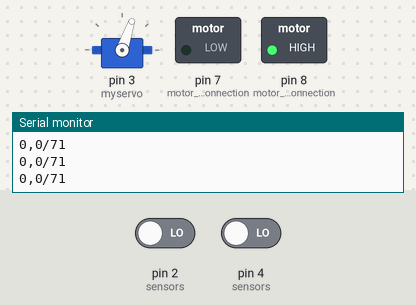
Bench run of a sketch on a simulated Arduino Uno, built with avr-gcc and run on an emulated ATmega328P. Parts: servo, switched loads named in the sketch (green lamp = pin HIGH), the last lines printed to the serial monitor. The test bench sets the inputs (shaded band); at power-on: pin 2 (sensors) LOW, pin 4 (sensors) LOW.

Above: at 1.2 s.
1.3 s: pin 2 (sensors) driven HIGH
At 2.8 s:
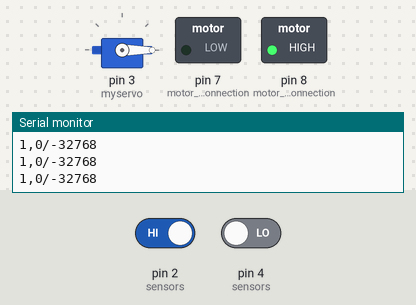
3.1 s: pin 4 (sensors) driven HIGH
At 4.3 s:
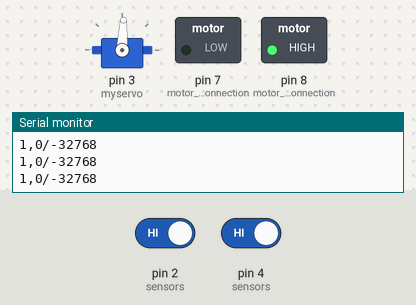
4.9 s: pin 4 (sensors) driven LOW
At 6.3 s:
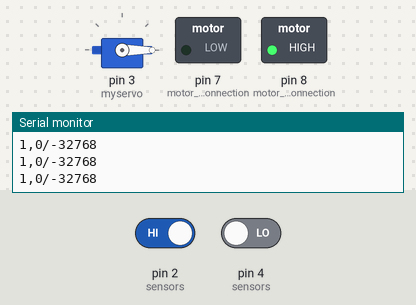
Timing chart, 0 to 7.9 s (numbered marks = the images above; inputs shaded):
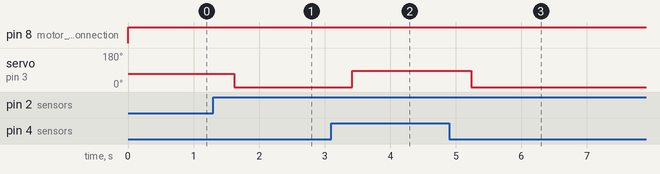

Measured:
- after the input at 1.3 s, servo on pin 3 (myservo): 71° → 0° after 0.32 s
- after the input at 3.1 s, servo on pin 3 (myservo): 0° → 87° after 0.32 s
- after the input at 4.9 s, servo on pin 3 (myservo): 87° → 0° after 0.34 s

The sketch:

Line_Following_Car.ino
```cpp
#include <Servo.h>

Servo myservo;  // create servo object to control a servo


int pos = 71;    // variable to store the servo position
int motor=1;         //variable to check if the motor is moving forward, 1 means No.
void setup()
{
  Serial.begin(38400);
  pinMode(2,INPUT);
  pinMode(4,INPUT);
  pinMode(7,OUTPUT); // motor reverse connection
  pinMode(8,OUTPUT); // motor forward connection
  myservo.attach(3);  // attaches the servo on pin 9 to the servo object
}

void loop()
{
  myservo.write(pos);
  int sensor1Value=digitalRead(2); //reading infrared sensors output
  int sensor2Value=digitalRead(4); //reading infrared sensors output

  //checking whether the vehicle is on the track i.e. one of the sensors should be having a 1 output.
  //1 is the output on the black or non reflective track.
  if(sensor1Value<1 || sensor2Value<1)
  {
        //Turning on the motor
      digitalWrite(8,HIGH);
      digitalWrite(7,LOW);
      motor=0;


    //for debugging
    Serial.print(sensor1Value);
    Serial.print(",");
    Serial.print(sensor2Value);
    Serial.print("/");
    Serial.println(pos);
    //for debugging

    //if both sensor value is 1 then turn left quickly cause vehicle is on the far left.
    if(sensor1Value>0 && sensor2Value>0)
    {
        while (pos>55)
        {
          pos=pos+5;//fast turning
        }
        delay(300);//keep same position for 0.3 secs

    }

    //if left sensor value is 1 then turn left
    else if(sensor1Value>0)
      {
          while (pos>55)
        {
          pos=pos+1;//slow turning
        }
        delay(300);//keep same position for 0.3 secs
      }

    //if Right sensor value is 1 then turn right
    else if(sensor2Value>0 )
      {
        while (pos<87)
        {
          pos=pos+1; //slow turning
        }
        delay(300);//keep same position for 0.3 secs
      }
  }
  else
    {

      while (pos<87)
        {
          pos=pos+5; //fast turning
        }
    delay(300);//keep same position for 0.3 secs

    //if the car is still not on the track it's probably on the finish line or has been lifted. so will stop.
    if(motor=0 && sensor1Value>=1 && sensor2Value>=1 )
      {
          digitalWrite(8,LOW);
          digitalWrite(7,HIGH);// decelerates the car.
          motor=motor+1;
          delay(3000); //decelerates for 3 secs
      }

    digitalWrite(7,LOW);

  }
}
```
